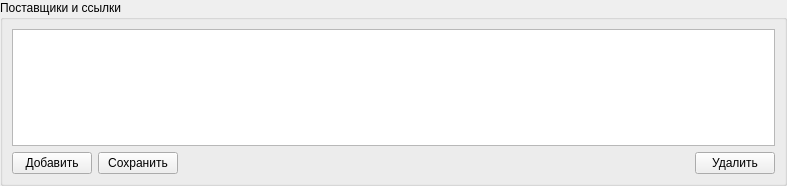
<?xml version="1.0" encoding="UTF-8"?>
<ui version="4.0">
 <class>SPartSuppliers</class>
 <widget class="QWidget" name="SPartSuppliers">
  <property name="geometry">
   <rect>
    <x>0</x>
    <y>0</y>
    <width>787</width>
    <height>186</height>
   </rect>
  </property>
  <property name="windowTitle">
   <string>Form</string>
  </property>
  <layout class="QGridLayout" name="gridLayout">
   <property name="leftMargin">
    <number>0</number>
   </property>
   <property name="topMargin">
    <number>0</number>
   </property>
   <property name="rightMargin">
    <number>0</number>
   </property>
   <property name="bottomMargin">
    <number>0</number>
   </property>
   <item row="0" column="0">
    <widget class="QGroupBox" name="groupBox">
     <property name="title">
      <string>Поставщики и ссылки</string>
     </property>
     <layout class="QGridLayout" name="gridLayout_3">
      <item row="0" column="0">
       <layout class="QGridLayout" name="gridLayout_2">
        <item row="0" column="0">
         <widget class="STableViewPartRequestSuppliers" name="tableViewLinks">
          <property name="selectionBehavior">
           <enum>QAbstractItemView::SelectRows</enum>
          </property>
          <attribute name="horizontalHeaderShowSortIndicator" stdset="0">
           <bool>true</bool>
          </attribute>
          <attribute name="verticalHeaderVisible">
           <bool>false</bool>
          </attribute>
         </widget>
        </item>
        <item row="1" column="0">
         <layout class="QHBoxLayout" name="horizontalLayout">
          <item>
           <widget class="QPushButton" name="pushButtonAdd">
            <property name="text">
             <string>Добавить</string>
            </property>
           </widget>
          </item>
          <item>
           <widget class="QPushButton" name="pushButtonSave">
            <property name="text">
             <string>Сохранить</string>
            </property>
           </widget>
          </item>
          <item>
           <spacer name="horizontalSpacer">
            <property name="orientation">
             <enum>Qt::Horizontal</enum>
            </property>
            <property name="sizeHint" stdset="0">
             <size>
              <width>40</width>
              <height>20</height>
             </size>
            </property>
           </spacer>
          </item>
          <item>
           <widget class="QPushButton" name="pushButtonDelete">
            <property name="text">
             <string>Удалить</string>
            </property>
           </widget>
          </item>
         </layout>
        </item>
       </layout>
      </item>
     </layout>
    </widget>
   </item>
  </layout>
 </widget>
 <customwidgets>
  <customwidget>
   <class>STableViewPartRequestSuppliers</class>
   <extends>QTableView</extends>
   <header location="global">SPartRequestSuppliersView</header>
  </customwidget>
 </customwidgets>
 <resources/>
 <connections/>
</ui>
